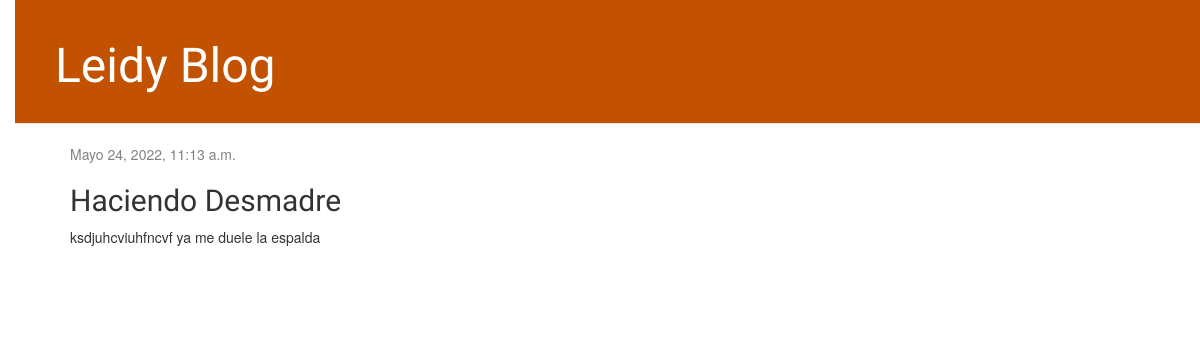
Screenshot of /post/3/ with the database file from the repository.
### blog/models.py (models this page shows, shortened)
class Post(models.Model):
    autor = models.ForeignKey(settings.AUTH_USER_MODEL, on_delete=models.CASCADE)
    titulo = models.CharField(max_length=200)
    texto = models.TextField()
    fecha_creacion = models.DateTimeField(default=timezone.now)
    fecha_publicacion = models.DateTimeField(blank=True, null=True)

### blog/views.py (the view)
# urls.py: path('post/<int:pk>/', views.post_detail, name='post_detail'),
def post_detail(request, pk):
    post = get_object_or_404(Post, pk=pk)
    return render(request, 'blog/post_detail.html', {'post': post})

### blog/templates/blog/post_detail.html (shortened to what this page needs)
{% extends 'blog/base.html' %}
{% block content %}
    <div class="post">
        {% if post.fecha_publicacion %}
            <div class="date">
                {{ post.fecha_publicacion }}
            </div>
        {% endif %}
        <h2>{{ post.titulo }}</h2>
        <p>{{ post.texto|linebreaksbr }}</p>
    </div>
{% endblock %}

### blog/static/css/blog.css (style rules this page uses)
body { padding-left: 15px; }
h1, h2, h3, h4 { font-family: 'Lobster', cursive; }
.date { color: #828282; }
.post { margin-bottom: 70px; }

### rows the page displays
Post: fecha_publicacion "Mayo 24, 2022, 11:13 a.m.", titulo "Haciendo Desmadre", texto "ksdjuhcviuhfncvf ya me duele la espalda"
